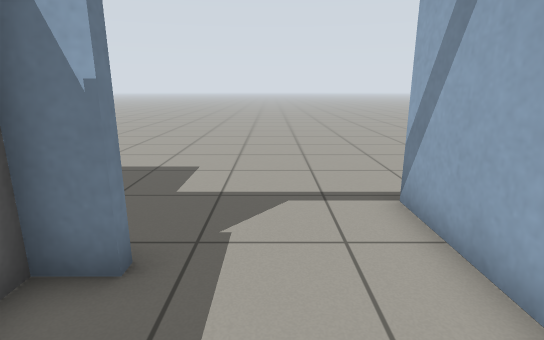
View 1 (above)

15 first-person views from a walk through a world built for the Gazebo simulator. The camera is 1 m above the floor, tilts 14° down and sees 80° across. The floor is counted in squares, 0.5 m on a side. Each view is taken from the middle of a square. On the plan, view 1 faces up. The plan holds only what a view shows up to about 18 squares ahead; the rest is blank.

View 2
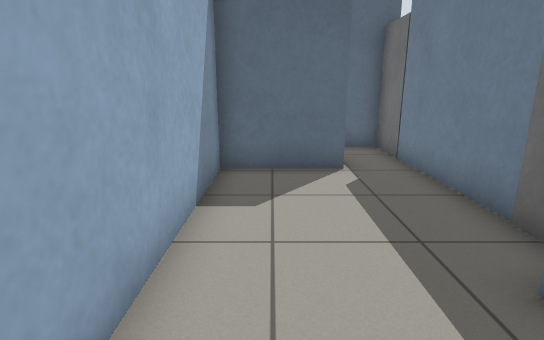

View 3
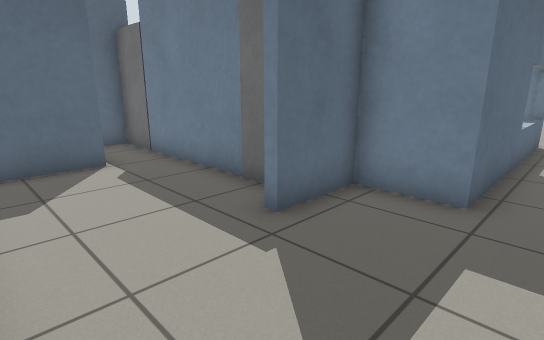

View 4
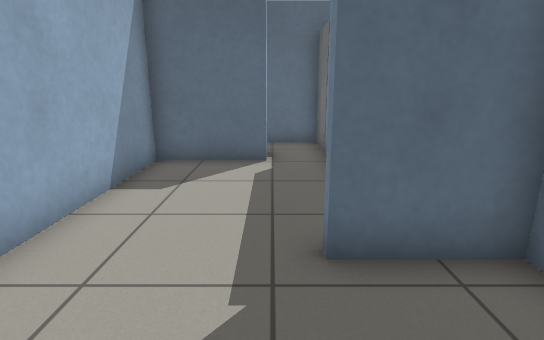

View 5
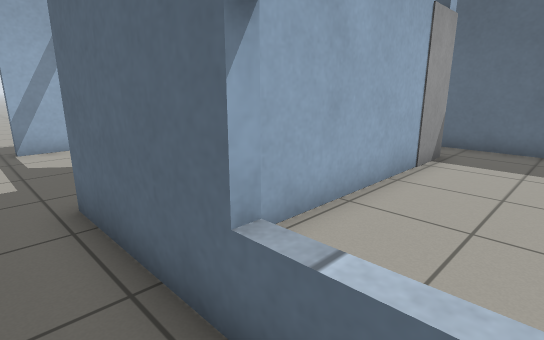

View 6
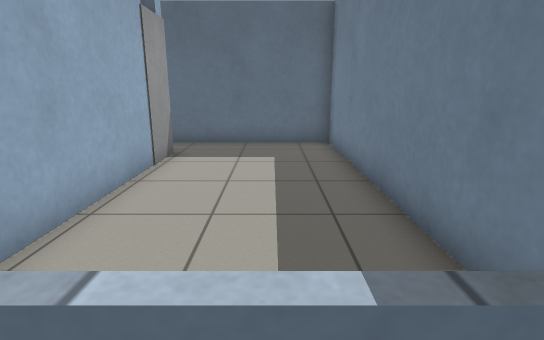

View 7
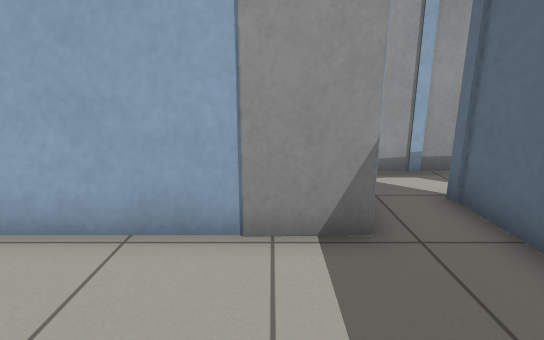

View 8
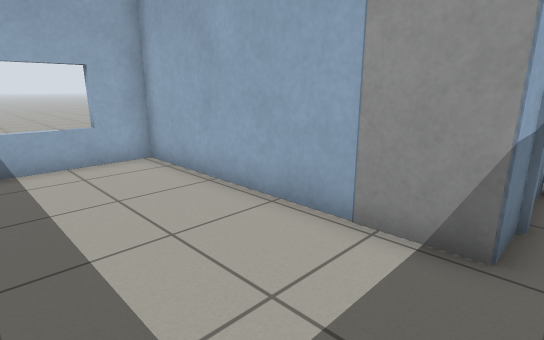

View 9
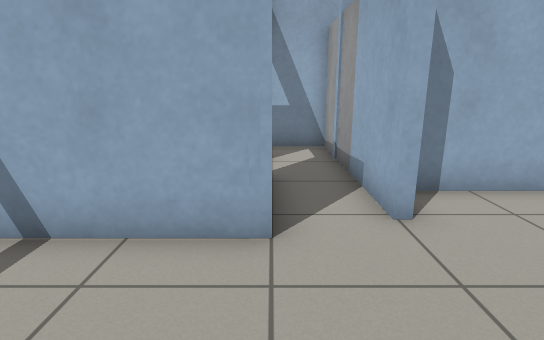

View 10
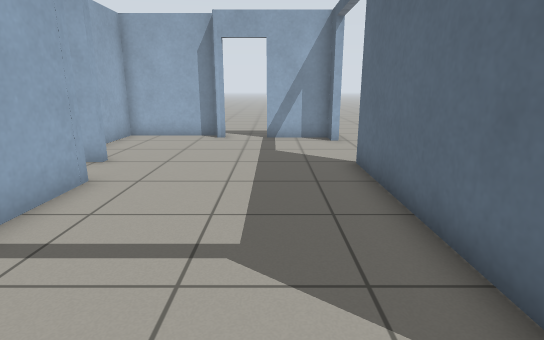

View 11
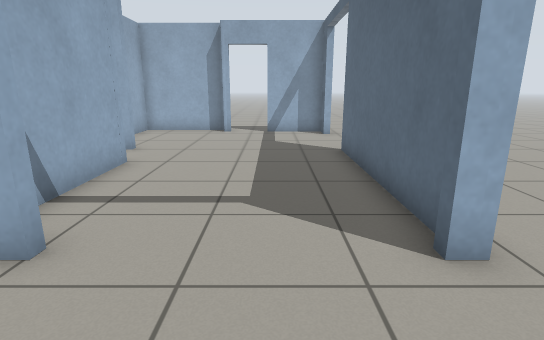

View 12
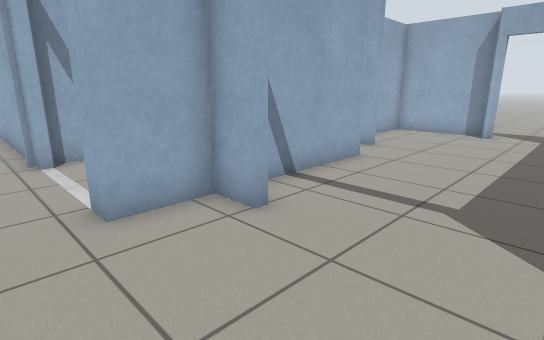

View 13
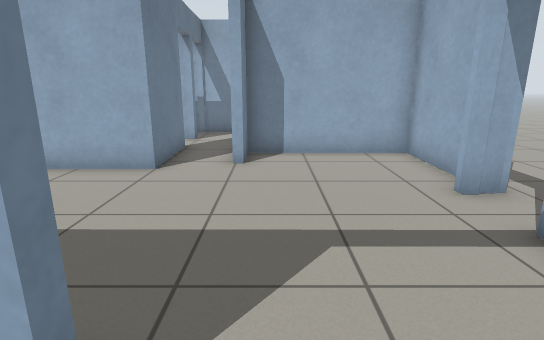

View 14
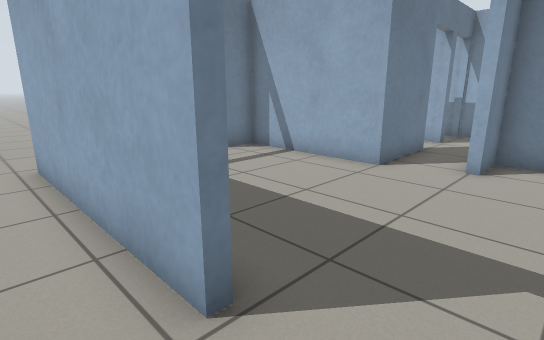

View 15
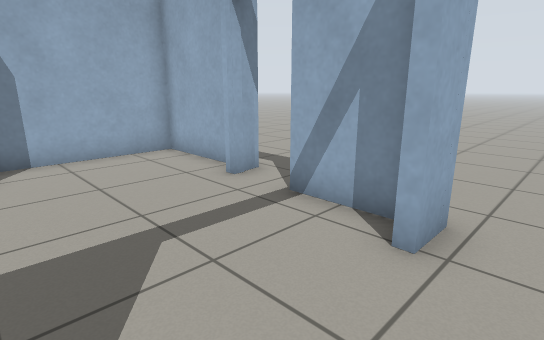

### Floor plan
Ten units are one square. View 1 is at (0, 0); x grows to the right and y downward. Boxes are objects, and circles mark ways between rooms. Rooms are numbered by the first view taken in them; rooms with no view inside come last. Other rooms are left out.
<svg viewBox="-140 -70 185 265">
<path fill="none" stroke="#000" d="M-16 -32 -28 -32M-27 -14 -27 15M-9 21 23 21 23 -30M23 -30 23 -57M-116 -57 -41 -57 -41 -35 -16 -35M-68 16 -68 -54 -104 -54M-49 34 -66 34M-82 -53 -82 -58M-122 -58 -122 54 -52 54M-50 109 -102 109 -102 121M17 130 17 126M18 130 17 126M23 126 23 87 -27 87 -27 102M8 174 17 174 17 147M-98 173 -32 174M-105 121 -105 109 -125 109M-32 176 -105 176 -105 170M20 177 8 177M27 128 18 130M-27 34 -49 34"/>
<rect x="-35" y="-25" width="10" height="10" fill="#bbb"><title>door leaf</title></rect>
<rect x="-75" y="15" width="10" height="20" fill="#bbb"><title>door leaf</title></rect>
<circle cx="5" cy="-30" r="3" fill="#2a7"/>
<circle cx="-100" cy="145" r="3" fill="#2a7"/>
<circle cx="-15" cy="175" r="3" fill="#2a7"/>
<circle cx="20" cy="135" r="3" fill="#2a7"/>
<circle cx="-30" cy="190" r="3" fill="#2a7"/>
<text x="0" y="-10">1</text>
<text x="-20" y="-60">2</text>
<text x="-90" y="0">3</text>
<text x="-30" y="130">4</text>
<text x="-110" y="160">5</text>
<text x="20" y="180">6</text>
<text x="-40" y="40">7</text>
</svg>
Room 1 opens to room 2. Room 4 opens to room 5. Room 4 opens to room 6. Room 5 opens to room 6.

Where each view was taken, in squares from view 1:
view 1: 0 up, 0 right, facing up
view 2: 6 up, 1 right, facing down
view 3: 7 up, 2 right, facing down-left
view 4: 7 up, 1 left, facing down
view 5: 7 up, 10 left, facing down-right
view 6: 7 up, 10 left, facing down
view 7: 2 down, 11 left, facing right
view 8: 4 down, 11 left, facing up-right
view 9: 15 down, 5 left, facing up
view 10: 15 down, 12 left, facing right
view 11: 15 down, 14 left, facing right
view 12: 16 down, 14 left, facing up-right
view 13: 19 down, 2 left, facing up
view 14: 19 down, 1 left, facing up-left
view 15: 19 down, 3 left, facing up-right
